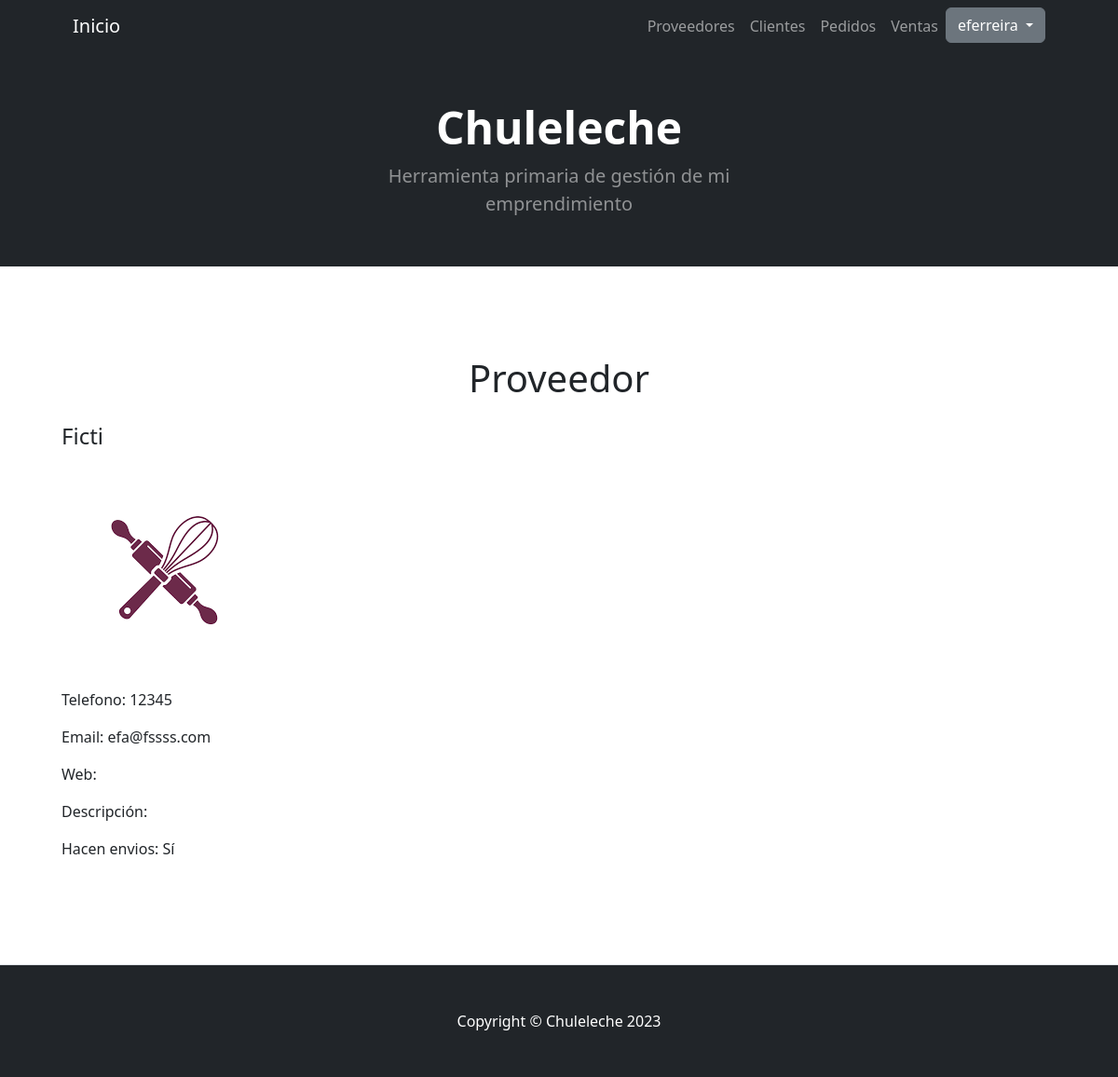
The page /proveedor/2/ (signed in) on the database its author committed.
### AppChuleleche/models.py (models this page shows, shortened)
class Proveedor(models.Model):
    nombre = models.CharField(max_length=60)
    telefono = models.CharField(max_length=20, null=True, blank=True)
    correo = models.EmailField(max_length=40, null=True, blank=True)
    web = models.URLField(max_length=40, null=True, blank=True)
    descripcion = models.TextField(null=True, blank=True)
    hacen_envios = models.BooleanField(default=False)
    logo = models.ImageField(null=True, blank=True, upload_to="proveedores", default="proveedores/default_logo2.png")

### AppChuleleche/views.py (the view)
# urls.py: path('proveedor/<int:pk>/', views.ProveedorDetalle.as_view(), name='ProveedorDetalle'),
class ProveedorDetalle(LoginRequiredMixin,DetailView):
    model = Proveedor
    template_name = 'AppChuleleche/proveedor_detalle.html'

### AppChuleleche/templates/AppChuleleche/proveedor_detalle.html (shortened to what this page needs)
{% extends "AppChuleleche/base.html" %}
{% load static %}
{% block main %}
<div class="container text-center">
    <h1>Proveedor</h1>
</div>
<br>
<div class="container">
    <p><h4>{{proveedor.nombre}}</h4></p>
    {% if proveedor.logo %}
        <p><img src="{{proveedor.logo.url}}" alt=""></p>
    {% endif %}
    {% if proveedor.telefono is None %}
        <p>Telefono:</p>
    {% else %}
        <p>Telefono: {{proveedor.telefono}}</p>
    {% endif %}
    {% if proveedor.correo is None %}
        <p>Email:</p>
    {% else %}
        <p>Email: {{proveedor.correo}}</p>
    {% endif %}
    {% if proveedor.web is None %}
        <p>Web:</p>
    {% else %}
        <p>Web: {{proveedor.web}}</p>
    {% endif %}
    {% if proveedor.descripcion is None %}
        <p>Descripción:</p>
    {% else %}
        <p>Descripción: {{proveedor.descripcion}}</p>
    {% endif %}
    {% if proveedor.hacen_envios %}
        <p>Hacen envios: Sí</p>
    {% else %}
        <p>Hacen envios: No</p>
    {% endif %}
</div>
{% endblock main %}

### AppChuleleche/templates/AppChuleleche/base.html (shortened to what this page needs)
<!DOCTYPE html>
<html lang="en">
    <head>
        {% load static %}
        <link href="https://cdn.jsdelivr.net/npm/bootstrap-icons@1.4.1/font/bootstrap-icons.css" rel="stylesheet" />
        <link href="{% static 'AppChuleleche/css/styles.css' %}" rel="stylesheet" />
    </head>
    <body>
        <nav class="navbar navbar-expand-lg navbar-dark bg-dark">
            <div class="container px-5">
                <a class="navbar-brand" href="{% url 'Raiz' %}">Inicio</a>
                <div class="collapse navbar-collapse" id="navbarSupportedContent">
                    <ul class="navbar-nav ms-auto mb-2 mb-lg-0">
                        <li class="nav-item"><a class="nav-link" href="{% url 'Proveedores' %}">Proveedores</a></li>
                        <li class="nav-item"><a class="nav-link" href="{% url 'Clientes' %}">Clientes</a></li>
                        <li class="nav-item"><a class="nav-link" href="{% url 'Pedidos' %}">Pedidos</a></li>
                        <li class="nav-item"><a class="nav-link" href="{% url 'Ventas' %}">Ventas</a></li>
                        {% if request.user.is_authenticated %}
                            <div class="dropdown">
                                <button class="btn btn-secondary dropdown-toggle" type="button" id="dropdownMenuButton1" data-bs-toggle="dropdown" aria-expanded="false">
                                    {{ request.user.username }}
                                </button>
                            </div>
                        {% endif %}
                    </ul>
                </div>
            </div>
        </nav>
        <header class="bg-dark py-1">
            <div class="container px-5">
                <div class="row gx-5 justify-content-center">
                    <div class="col-lg-6">
                        <div class="text-center my-5">
                            <h1 class="display-5 fw-bolder text-white mb-2">Chuleleche</h1>
                            <p class="lead text-white-50 mb-4">Herramienta primaria de gestión de mi emprendimiento</p>
                        </div>
                    </div>
                </div>
            </div>
        </header>
        <section class="py-5 border-bottom" id="features">
            <div class="container px-5 my-5">
                <div class="row gx-5">
                    {% block main %}
                    {% endblock main %}
                </div>
            </div>
        </section>
        <footer class="py-5 bg-dark">
            <div class="container px-5"><p class="m-0 text-center text-white">Copyright &copy; Chuleleche 2023</p></div>
        </footer>
    </body>
</html>

### rows shown on the page
Proveedor: nombre "Ficti", logo (placeholder picture), telefono "12345", correo "efa@fssss.com"

### other values the page prints
{{ request.user.username }} "eferreira"
